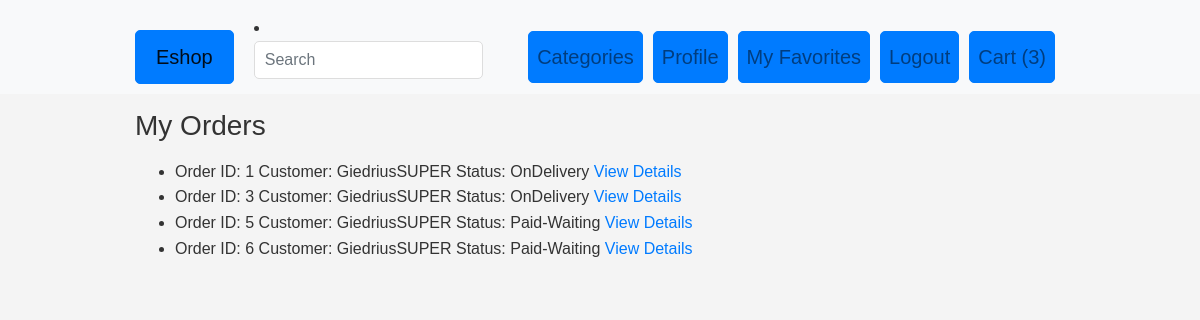
The page /order_list/ (signed in) on the database as committed earlier.
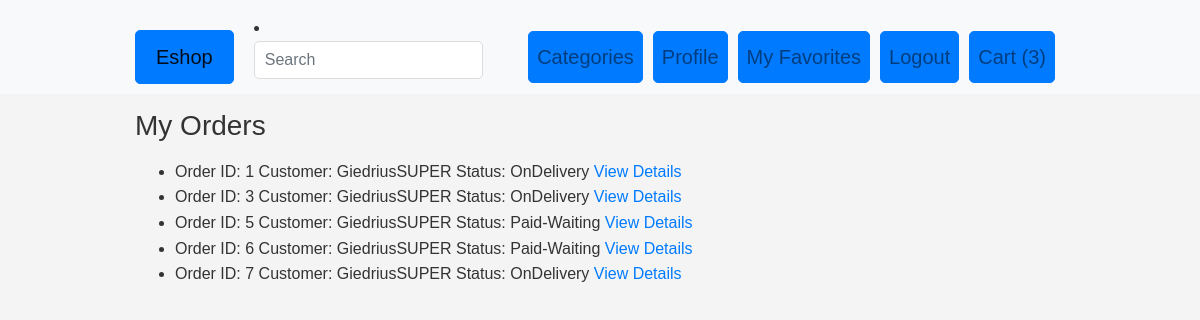
The same page on the database as committed later.
### eshopas_app/models.py (models this page shows, shortened)
class Order(models.Model):
    STATUS_CHOICES = (
        ('Paid-Waiting', 'Paid-Waiting'),
        ('Approved', 'Approved'),
        ('OnDelivery', 'On Delivery'),
    )
    status = models.ForeignKey('Status', on_delete=models.CASCADE)
    customer = models.ForeignKey(Customer, on_delete=models.CASCADE, default=None)
    products = models.ManyToManyField(Product)  # This line associates products with the order
    is_approved = models.BooleanField(default=False)

class Customer(models.Model):
    user = models.OneToOneField(User, on_delete=models.CASCADE)
    email = models.EmailField()

class Status(models.Model):
    name = models.CharField(max_length=100)
    description = models.TextField(blank=True)
    STATUS_CHOICES = (
        ('Paid-Waiting', 'Paid-Waiting'),
        ('Approved', 'Approved'),
        ('OnDelivery', 'On Delivery'),
    )
    status_type = models.CharField(max_length=20, choices=STATUS_CHOICES, default='Paid-Waiting')

### eshopas_app/views.py (the view)
# urls.py: path('order_list/', views.order_list, name='order_list'),
@login_required
def order_list(request):
    try:
        customer = Customer.objects.get(user=request.user)
        user_orders = Order.objects.filter(customer=customer)
    except Customer.DoesNotExist:
        user_orders = None
    context = {'orders': user_orders}  # Update the key to 'orders' to match the template variable
    return render(request, 'order_list.html', context)

### eshopas_app/templates/order_list.html (shortened to what this page needs)
{% extends 'base.html' %}
{% load custom_filters %}
{% block content %}
    <h1>My Orders</h1>
    {% if orders %}
    <ul>
        {% for order in orders %}
            <li>
                Order ID: {{ order.id }}
                Customer: {{ order.customer.user.username }}
                Status: {{ order.status.status_type }}
                <a href="{% url 'order_detail' order_id=order.id %}">View Details</a>
            </li>
        {% endfor %}
    </ul>
    {% else %}
        <p>You have no orders yet.</p>
    {% endif %}
{% endblock %}

Rows that differ between the two databases and show on the page:
added Order: id "7", customer.user.username "GiedriusSUPER", status.status_type "OnDelivery"
